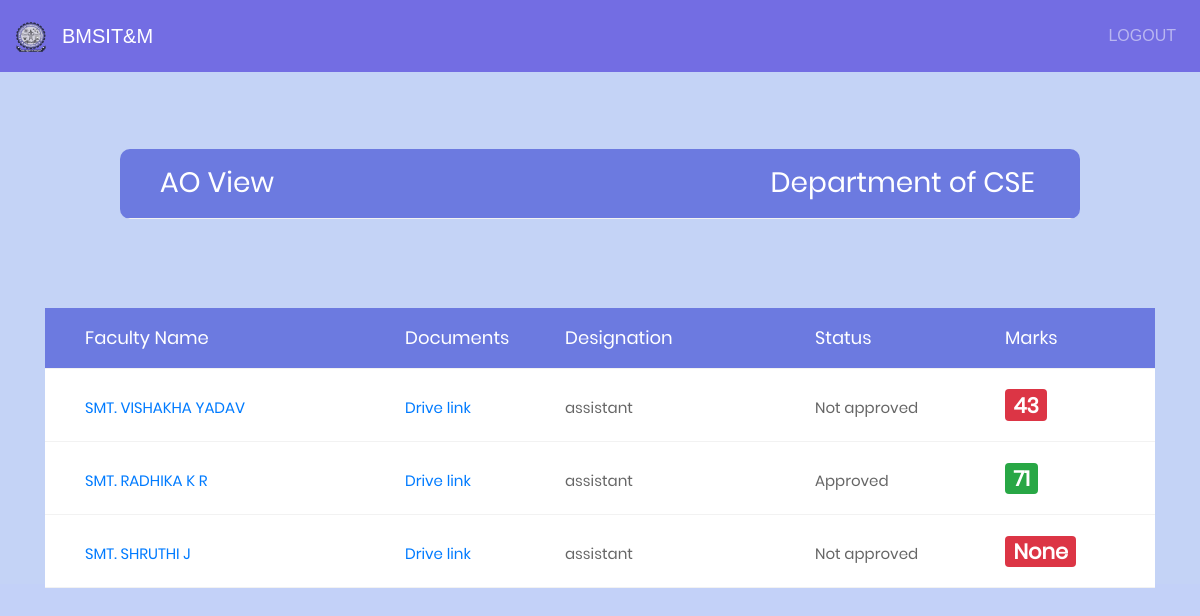
The app's page /ao_approved/CSE with its own data.
### facform1/models.py (models this page shows, shortened)
class Department(models.Model):
	name = models.CharField(max_length=20, blank=True, null=True)

class remarks2(models.Model):
	ta_prin_remarks = models.TextField( blank=True, null=True)
	ta_prin_remarks1 = models.TextField( blank=True, null=True)
	prin_marks1 = models.IntegerField( blank=True, null=True)
	prin_marks2 = models.IntegerField( blank=True, null=True)
	prin_marks3 = models.IntegerField( blank=True, null=True)
	total_marks = models.IntegerField( blank=True, null=True)
	info = models.ForeignKey('User', on_delete=models.CASCADE,null=True)
	department = models.ForeignKey('Department', on_delete=models.CASCADE,null=True)

class User(AbstractUser):
	phone = models.BigIntegerField(null=True)
	department = models.ForeignKey('Department', on_delete=models.CASCADE,null=True)
	designation = models.ForeignKey('Designation', on_delete=models.CASCADE,null=True)
	teach_status = models.BooleanField(default=False)
	hod_status = models.BooleanField(default=False)
	principal_status = models.BooleanField(default=False)
	doc_link = models.CharField(max_length=2000, blank=True, null=True)
	info = models.CharField(max_length=20, blank=True, null=True)
	def __str__(self):
		return self.username

class Designation(models.Model):
	name = models.CharField(max_length=20, blank=True, null=True)
	def __str__(self):
		return self.name

### facform1/views.py (the view)
# urls.py: url(r'^ao_approved/(?P<dept>[\w\-]+)$', views.ao_approved,name="ao_approved"),
def ao_approved(request,dept):
	general = remarks2.objects.filter(department__name=dept)
	dept = {'dept':dept,'general':general}
	return render(request,'ao_approved.html',context=dept)

### templates/ao_approved.html (shortened to what this page needs)
{% load staticfiles %}
<!DOCTYPE html>
{% load staticfiles %}
<html lang="en">
<head>
	<link rel="stylesheet" type="text/css" href="{% static "vendor/bootstrap/css/bootstrap.min.css" %}">
	<link rel="stylesheet" type="text/css" href="{% static "fonts/font-awesome-4.7.0/css/font-awesome.min.css" %}">
	<link rel="stylesheet" type="text/css" href="{% static "vendor/animate/animate.css" %}">
	<link rel="stylesheet" type="text/css" href="{% static "vendor/select2/select2.min.css" %}">
	<link rel="stylesheet" type="text/css" href="{% static "vendor/perfect-scrollbar/perfect-scrollbar.css" %}">
	<link rel="stylesheet" type="text/css" href="{% static "css/util.css" %}">
	<link rel="stylesheet" type="text/css" href="{% static "css/main1.css" %}">
</head>
<body style="background:#c3d1f8">
{% include 'partials/nav_primary.html' %}
<div style="margin-top:-18%;">
	<div class="container-table100">
		<div class="wrap-table100">
				<div class="table">
					<div class="row header">
						<div class="cell">
							<h3>AO View</h3>
						</div>
						<div class="cell">
							<h3>Department of {{dept}}</h3>
						</div>
					</div>
				</div>
					</div>
						</div>
					</div>
	<div style="margin-top:-23%;" class="limiter">
		<div class="container">
			<div class="wrap-table150">
					<div class="table">
						<div class="row header">
							<div class="cell">
								Faculty Name
							</div>
							<div class="cell">
								Documents
							</div>
							<div class="cell">
								Designation
							</div>
              <div class="cell">
								Status
							</div>
              <div class="cell">
								Marks
							</div>
            </div>
            {% for x in general %}
						<div class="row">
							<div class="cell" data-title="Faculty Name">
                <a {% if x.info.designation == 'hod' %} href="/ao_hod_display/{{x.info}}"
                 {% elif x.info.designation.name == 'associate' %} href="/ao_teacher1_display/{{x.info}}"
                 {% elif x.info.designation.name == 'professor' %} href="/ao_teacher1_display/{{x.info}}"
                 {% elif x.info.designation.name == 'assistant' %} href="/ao_teacher_display/{{x.info}}"
                 {% endif %}>{{x.info.first_name}}</a>
              </div>
							<div class="cell" data-title="Documents">
								<a href="{{x.info.doc_link}}">Drive link</a>
							</div>
							<div class="cell" data-title="designation">
								<p>{{x.info.designation}}</p>
							</div>
								<div class="cell" data-title="status">
                  {% if x.total_marks >= 60 %} Approved {% else  %} Not approved {% endif %}
							</div>
              <div class="cell" data-title="Marks">
                {% if x.total_marks >= 60 %}
                <h3><span class="badge badge-success">{{x.total_marks}}</span></h3>
                {% else %}
                <h3><span class="badge badge-danger">{{x.total_marks}}</span></h3>
                {% endif %}
            </div>
						</div>
            {% endfor %}
					</div>
			</div>
		</div>
	</div>
</body>
</html>

### static/css/main1.css (style rules this page uses)
* { margin: 0px; padding: 0px; box-sizing: border-box; }
body, html { height: 100%; font-family: sans-serif; }
a { margin: 0px; transition: all 0.4s; -webkit-transition: all 0.4s; -o-transition: all 0.4s; -moz-transition: all 0.4s; }
h1,h2,h3,h4,h5,h6 { margin: 0px; }
p { margin: 0px; }
.limiter { width: 100%; margin: 0 auto; }
.container-table100 { width: 100%; min-height: 100vh; background: #c4d3f6; display: -webkit-box; display: -webkit-flex; display: -moz-box; display: -ms-flexbox; display: flex; align-items: center; justify-content: center; flex-wrap: wrap; padding: 33px 30px; }
.wrap-table100 { width: 960px; border-radius: 10px; overflow: hidden; }
.table { width: 100%; display: table; margin: 0; }
.row { display: table-row; background: #fff; }
.row.header { color: #ffffff; background: #6c7ae0; }
.cell { display: table-cell; }
.row .cell { font-family: Poppins-Regular; font-size: 15px; color: #666666; line-height: 1.2; font-weight: unset !important; padding-top: 20px; padding-bottom: 20px; border-bottom: 1px solid #f2f2f2; }
.row.header .cell { font-family: Poppins-Regular; font-size: 18px; color: #fff; line-height: 1.2; font-weight: unset !important; padding-top: 19px; padding-bottom: 19px; }
.row .cell:nth-child(1) { width: 360px; padding-left: 40px; }
.row .cell:nth-child(2) { width: 160px; }
.row .cell:nth-child(3) { width: 250px; }
.row .cell:nth-child(4) { width: 190px; }
.table, .row { width: 100% !important; }

### records on screen
Department: name "CSE"
remarks2: info.first_name "SMT. VISHAKHA YADAV", info.designation "assistant", shows "Not approved", total_marks "43"
remarks2: info.first_name "SMT. RADHIKA K R", info.designation "assistant", shows "Approved", total_marks "71"
remarks2: info.first_name "SMT. SHRUTHI J", info.designation "assistant", shows "Not approved", total_marks "None"
